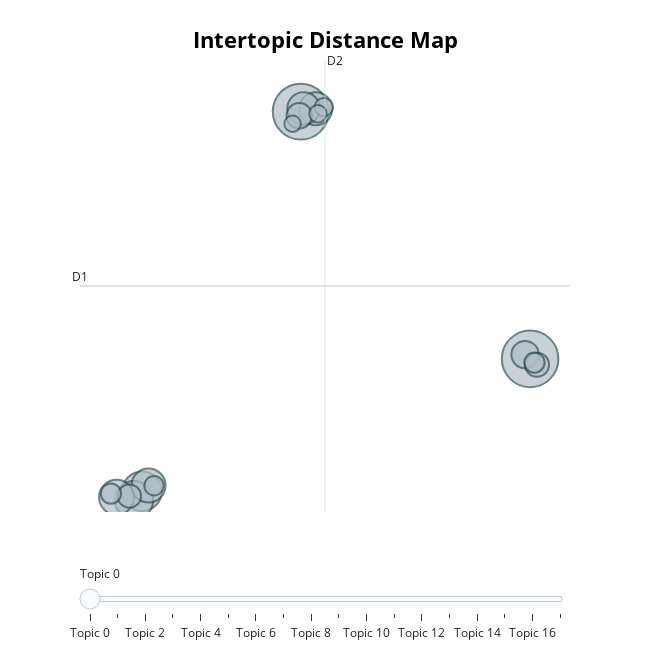

The code cell stored with this chart in its notebook:
### Markdown cell above
#### **TOPIC DISTANCE MAP** <a class="anchor" id="topic_distance"></a>

### Code cell
topic_model.visualize_topics(custom_labels=True)

### Figure 1 — Plotly figure (JSON) as saved in the notebook; plotly's stock layout.template omitted (floating-point values rounded to 4 significant figures)
{"data": [{"customdata": [[0, "Plastic Waste Recycling Solutions", 94], [1, "Industrial Heat Pump Integration", 92], [2, "Advanced Pyrolysis Biofuel Projects", 46], [3, "Sustainable Bioethanol Production Technology", 43], [4, "Innovative Water Treatment Membranes", 36], [5, "Sustainable Formic Acid Production", 34], [6, "Steel Production Pilot Project", 32], [7, "Energy-efficient spray drying innovations", 31], [8, "Concrete Recycling Innovations", 22], [9, "Energy Efficiency Software Development", 19], [10, "Circular Foam Materials Development", 17], [11, "Sustainable Bioaromatics Coatings", 16], [12, "Tire Recycling Innovations", 12], [13, "Energy-efficient spray drying processes", 12], [14, "Green Hydrogen Safety Standardization", 11], [15, "Innovation Roadmap for SME Efficiency", 10], [16, "Sustainable Metal Waste Processing", 9], [17, "Sustainable Coffee Roasting Technology", 8]], "hovertemplate": "<b>Topic %{customdata[0]}</b><br>%{customdata[1]}<br>Size: %{customdata[2]}", "legendgroup": "", "marker": {"color": "#B0BEC5", "line": {"color": "DarkSlateGrey", "width": 2}, "size": [94, 92, 46, 43, 36, 34, 32, 31, 22, 19, 17, 16, 12, 12, 11, 10, 9, 8], "sizemode": "area", "sizeref": 0.05875, "symbol": "circle"}, "mode": "markers", "name": "", "orientation": "v", "showlegend": false, "type": "scatter", "x": [12.75, -0.9808, -10.49, -10.97, -12.01, -10.1, -0.08085, -0.8116, 12.45, -1.075, 13.17, -11.25, 13.01, -12.35, -9.771, 0.3972, 0.04541, -1.47], "xaxis": "x", "y": [4.4, 21.87, -4.954, -5.582, -5.377, -4.549, 22.06, 22.09, 4.702, 21.57, 3.986, -5.293, 4.142, -5.116, -4.563, 22.19, 21.72, 21.01], "yaxis": "y"}], "layout": {"annotations": [{"showarrow": false, "text": "D1", "x": -14.2, "y": 9.547, "yshift": 10}, {"showarrow": false, "text": "D2", "x": 0.4699, "xshift": 10, "y": 25.51}], "height": 650, "hoverlabel": {"bgcolor": "white", "font": {"family": "Rockwell", "size": 16}}, "legend": {"itemsizing": "constant", "tracegroupgap": 0}, "margin": {"t": 60}, "shapes": [{"line": {"color": "#CFD8DC", "width": 2}, "type": "line", "x0": 0.4699, "x1": 0.4699, "y0": -6.419, "y1": 25.51}, {"line": {"color": "#9E9E9E", "width": 2}, "type": "line", "x0": -14.2, "x1": 15.14, "y0": 9.547, "y1": 9.547}], "sliders": [{"active": 0, "pad": {"t": 50}, "steps": [{"args": [{"marker.color": [["red", "#B0BEC5", "#B0BEC5", "#B0BEC5", "#B0BEC5", "#B0BEC5", "#B0BEC5", "#B0BEC5", "#B0BEC5", "#B0BEC5", "#B0BEC5", "#B0BEC5", "#B0BEC5", "#B0BEC5", "#B0BEC5", "#B0BEC5", "#B0BEC5", "#B0BEC5"]]}], "label": "Topic 0", "method": "update"}, {"args": [{"marker.color": [["#B0BEC5", "red", "#B0BEC5", "#B0BEC5", "#B0BEC5", "#B0BEC5", "#B0BEC5", "#B0BEC5", "#B0BEC5", "#B0BEC5", "#B0BEC5", "#B0BEC5", "#B0BEC5", "#B0BEC5", "#B0BEC5", "#B0BEC5", "#B0BEC5", "#B0BEC5"]]}], "label": "Topic 1", "method": "update"}, {"args": [{"marker.color": [["#B0BEC5", "#B0BEC5", "red", "#B0BEC5", "#B0BEC5", "#B0BEC5", "#B0BEC5", "#B0BEC5", "#B0BEC5", "#B0BEC5", "#B0BEC5", "#B0BEC5", "#B0BEC5", "#B0BEC5", "#B0BEC5", "#B0BEC5", "#B0BEC5", "#B0BEC5"]]}], "label": "Topic 2", "method": "update"}, {"args": [{"marker.color": [["#B0BEC5", "#B0BEC5", "#B0BEC5", "red", "#B0BEC5", "#B0BEC5", "#B0BEC5", "#B0BEC5", "#B0BEC5", "#B0BEC5", "#B0BEC5", "#B0BEC5", "#B0BEC5", "#B0BEC5", "#B0BEC5", "#B0BEC5", "#B0BEC5", "#B0BEC5"]]}], "label": "Topic 3", "method": "update"}, {"args": [{"marker.color": [["#B0BEC5", "#B0BEC5", "#B0BEC5", "#B0BEC5", "red", "#B0BEC5", "#B0BEC5", "#B0BEC5", "#B0BEC5", "#B0BEC5", "#B0BEC5", "#B0BEC5", "#B0BEC5", "#B0BEC5", "#B0BEC5", "#B0BEC5", "#B0BEC5", "#B0BEC5"]]}], "label": "Topic 4", "method": "update"}, {"args": [{"marker.color": [["#B0BEC5", "#B0BEC5", "#B0BEC5", "#B0BEC5", "#B0BEC5", "red", "#B0BEC5", "#B0BEC5", "#B0BEC5", "#B0BEC5", "#B0BEC5", "#B0BEC5", "#B0BEC5", "#B0BEC5", "#B0BEC5", "#B0BEC5", "#B0BEC5", "#B0BEC5"]]}], "label": "Topic 5", "method": "update"}, {"args": [{"marker.color": [["#B0BEC5", "#B0BEC5", "#B0BEC5", "#B0BEC5", "#B0BEC5", "#B0BEC5", "red", "#B0BEC5", "#B0BEC5", "#B0BEC5", "#B0BEC5", "#B0BEC5", "#B0BEC5", "#B0BEC5", "#B0BEC5", "#B0BEC5", "#B0BEC5", "#B0BEC5"]]}], "label": "Topic 6", "method": "update"}, {"args": [{"marker.color": [["#B0BEC5", "#B0BEC5", "#B0BEC5", "#B0BEC5", "#B0BEC5", "#B0BEC5", "#B0BEC5", "red", "#B0BEC5", "#B0BEC5", "#B0BEC5", "#B0BEC5", "#B0BEC5", "#B0BEC5", "#B0BEC5", "#B0BEC5", "#B0BEC5", "#B0BEC5"]]}], "label": "Topic 7", "method": "update"}, {"args": [{"marker.color": [["#B0BEC5", "#B0BEC5", "#B0BEC5", "#B0BEC5", "#B0BEC5", "#B0BEC5", "#B0BEC5", "#B0BEC5", "red", "#B0BEC5", "#B0BEC5", "#B0BEC5", "#B0BEC5", "#B0BEC5", "#B0BEC5", "#B0BEC5", "#B0BEC5", "#B0BEC5"]]}], "label": "Topic 8", "method": "update"}, {"args": [{"marker.color": [["#B0BEC5", "#B0BEC5", "#B0BEC5", "#B0BEC5", "#B0BEC5", "#B0BEC5", "#B0BEC5", "#B0BEC5", "#B0BEC5", "red", "#B0BEC5", "#B0BEC5", "#B0BEC5", "#B0BEC5", "#B0BEC5", "#B0BEC5", "#B0BEC5", "#B0BEC5"]]}], "label": "Topic 9", "method": "update"}, {"args": [{"marker.color": [["#B0BEC5", "#B0BEC5", "#B0BEC5", "#B0BEC5", "#B0BEC5", "#B0BEC5", "#B0BEC5", "#B0BEC5", "#B0BEC5", "#B0BEC5", "red", "#B0BEC5", "#B0BEC5", "#B0BEC5", "#B0BEC5", "#B0BEC5", "#B0BEC5", "#B0BEC5"]]}], "label": "Topic 10", "method": "update"}, {"args": [{"marker.color": [["#B0BEC5", "#B0BEC5", "#B0BEC5", "#B0BEC5", "#B0BEC5", "#B0BEC5", "#B0BEC5", "#B0BEC5", "#B0BEC5", "#B0BEC5", "#B0BEC5", "red", "#B0BEC5", "#B0BEC5", "#B0BEC5", "#B0BEC5", "#B0BEC5", "#B0BEC5"]]}], "label": "Topic 11", "method": "update"}, {"args": [{"marker.color": [["#B0BEC5", "#B0BEC5", "#B0BEC5", "#B0BEC5", "#B0BEC5", "#B0BEC5", "#B0BEC5", "#B0BEC5", "#B0BEC5", "#B0BEC5", "#B0BEC5", "#B0BEC5", "red", "#B0BEC5", "#B0BEC5", "#B0BEC5", "#B0BEC5", "#B0BEC5"]]}], "label": "Topic 12", "method": "update"}, {"args": [{"marker.color": [["#B0BEC5", "#B0BEC5", "#B0BEC5", "#B0BEC5", "#B0BEC5", "#B0BEC5", "#B0BEC5", "#B0BEC5", "#B0BEC5", "#B0BEC5", "#B0BEC5", "#B0BEC5", "#B0BEC5", "red", "#B0BEC5", "#B0BEC5", "#B0BEC5", "#B0BEC5"]]}], "label": "Topic 13", "method": "update"}, {"args": [{"marker.color": [["#B0BEC5", "#B0BEC5", "#B0BEC5", "#B0BEC5", "#B0BEC5", "#B0BEC5", "#B0BEC5", "#B0BEC5", "#B0BEC5", "#B0BEC5", "#B0BEC5", "#B0BEC5", "#B0BEC5", "#B0BEC5", "red", "#B0BEC5", "#B0BEC5", "#B0BEC5"]]}], "label": "Topic 14", "method": "update"}, {"args": [{"marker.color": [["#B0BEC5", "#B0BEC5", "#B0BEC5", "#B0BEC5", "#B0BEC5", "#B0BEC5", "#B0BEC5", "#B0BEC5", "#B0BEC5", "#B0BEC5", "#B0BEC5", "#B0BEC5", "#B0BEC5", "#B0BEC5", "#B0BEC5", "red", "#B0BEC5", "#B0BEC5"]]}], "label": "Topic 15", "method": "update"}, {"args": [{"marker.color": [["#B0BEC5", "#B0BEC5", "#B0BEC5", "#B0BEC5", "#B0BEC5", "#B0BEC5", "#B0BEC5", "#B0BEC5", "#B0BEC5", "#B0BEC5", "#B0BEC5", "#B0BEC5", "#B0BEC5", "#B0BEC5", "#B0BEC5", "#B0BEC5", "red", "#B0BEC5"]]}], "label": "Topic 16", "method": "update"}, {"args": [{"marker.color": [["#B0BEC5", "#B0BEC5", "#B0BEC5", "#B0BEC5", "#B0BEC5", "#B0BEC5", "#B0BEC5", "#B0BEC5", "#B0BEC5", "#B0BEC5", "#B0BEC5", "#B0BEC5", "#B0BEC5", "#B0BEC5", "#B0BEC5", "#B0BEC5", "#B0BEC5", "red"]]}], "label": "Topic 17", "method": "update"}]}], "title": {"font": {"color": "Black", "size": 22}, "text": "<b>Intertopic Distance Map</b>", "x": 0.5, "xanchor": "center", "y": 0.95, "yanchor": "top"}, "width": 650, "xaxis": {"anchor": "y", "domain": [0, 1], "range": [-14.2, 15.14], "title": {"text": ""}, "visible": false}, "yaxis": {"anchor": "x", "domain": [0, 1], "range": [-6.419, 25.51], "title": {"text": ""}, "visible": false}}}
